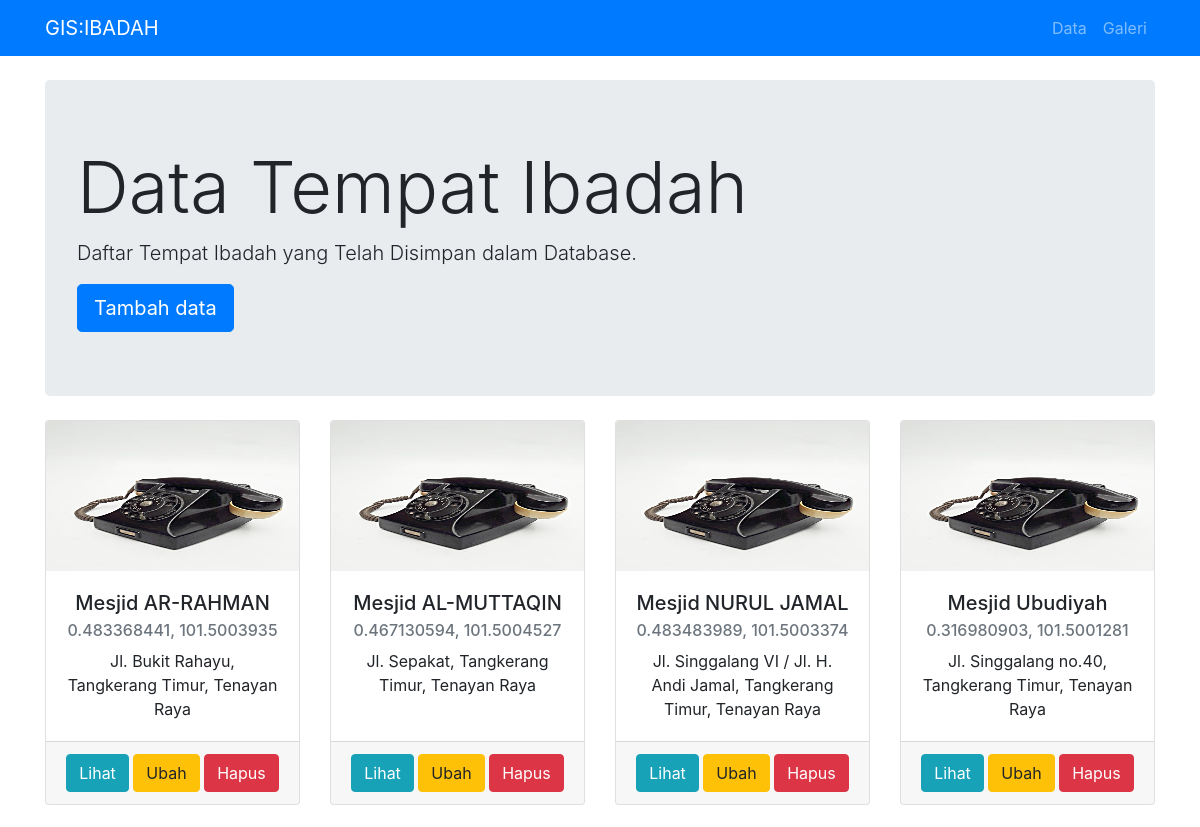
The page /data.php (upper part) on the database as committed earlier.
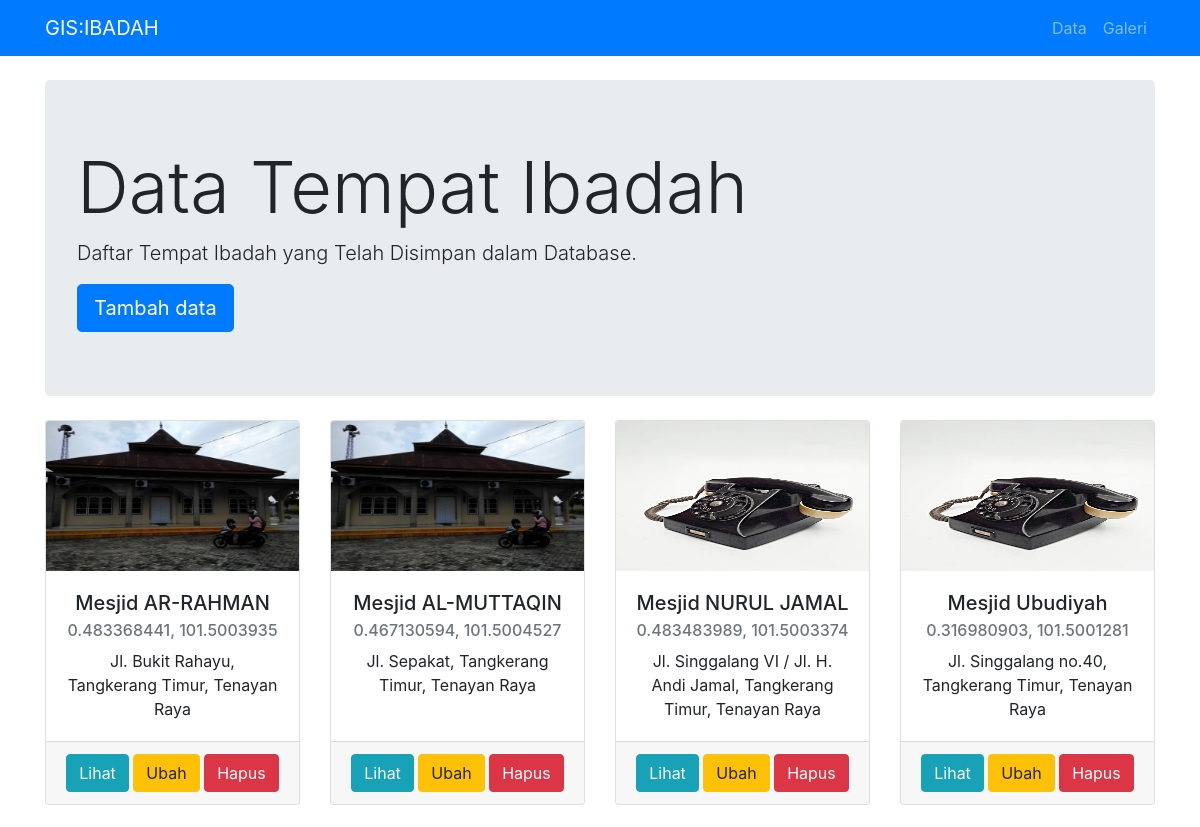
The same page on the database as committed later.
### tables this page shows
CREATE TABLE `tempat_ibadah` (
  `no` int(11) NOT NULL,
  `nama_mesjid` varchar(255) NOT NULL,
  `alamat` varchar(255) NOT NULL,
  `kelurahan` varchar(100) NOT NULL,
  `kecamatan` varchar(50) DEFAULT NULL,
  `x` double NOT NULL,
  `y` double NOT NULL,
  `gambar` varchar(255) NOT NULL
);

### data.php (the view, shortened to what this page needs)
<!DOCTYPE html>
<html lang="en">
<html>
<head>
  <link rel="stylesheet" href="https://openlayers.org/en/latest/css/ol.css" />
  <link rel="stylesheet" href="css/ol3-layerswitcher.css" />
  <link rel="stylesheet" href="css/fungsiweb.css" />
  <link href="vendor/bootstrap/css/bootstrap.min.css" rel="stylesheet">
  <link href="css/modern-business.css" rel="stylesheet">
</head>
<body>
  <?php include('include/navigation.php'); ?>
  <div class="container">
    <header class="jumbotron my-4">
      <h1 class="display-3">Data Tempat Ibadah</h1>
      <p class="lead">Daftar Tempat Ibadah yang Telah Disimpan dalam Database.</p>
      <a href="tambahdata.php" class="btn btn-primary btn-lg">Tambah data</a>
    </header>
    <div class="row text-center">
      <?php
      include('config/config.php');
      $sql = "SELECT * FROM tempat_ibadah";
      $result = $conn->query($sql);
      if ($result->num_rows > 0) {
        while($row = $result->fetch_assoc()) {
          $primarykey   = $row["no"];
          $nama_mesjid  = $row["nama_mesjid"];
          $alamat       = $row["alamat"];
          $kelurahan    = $row["kelurahan"];
          $kecamatan    = $row["kecamatan"];
          $koor_x       = $row["x"];
          $koor_y       = $row["y"];
          $imageURL     = 'images/uploads/'.$row["gambar"];
          ?>
          <div class="col-lg-3 col-md-6 mb-4">
            <div class="card">
              <img class="card-img-top" src="<?php echo $imageURL; ?>" height="150" width="500" alt="">
              <div class="card-body">
                <h5 class="card-title"><?php echo $nama_mesjid; ?></h5>
                <h6 class="card-subtitle mb-2 text-muted"><?php echo $koor_x . ", " . $koor_y; ?></h6>
                <p class="card-text"><?php echo $alamat . ", " . $kelurahan . ", " . $kecamatan; ?></p>
              </div>
              <div class="card-footer">
                <a href="lihatdata.php?no=<?php echo $primarykey; ?>" class="btn btn-info">Lihat</a>
                <a href="updatedata.php?no=<?php echo $primarykey; ?>" class="btn btn-warning">Ubah</a>
                <a href="aksi/hapus_aksi.php?no=<?php echo $primarykey ?>" class="btn btn-danger">Hapus</a>
              </div>
            </div>
          </div>
          <?php
        }
      } else {
        echo "Tidak Ada Data";
      }
      ?>
    </div>
    <?php include('include/footer.php'); ?>
  </body>
  </html>

Rows that differ between the two databases and show on the page:
changed tempat_ibadah "Mesjid AR-RAHMAN": gambar: a different picture
changed tempat_ibadah "Mesjid AL-MUTTAQIN": gambar: a different picture
